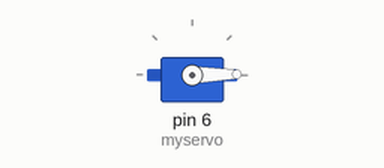
Simulated run of this sketch. Board: Arduino Uno, built with avr-gcc and run on an emulated ATmega328P. Shown: servo.

Above: at 0.05 s.
At 1.3 s:
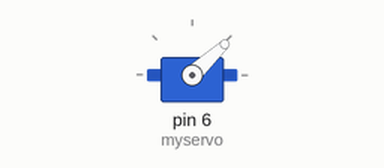
At 2.55 s:
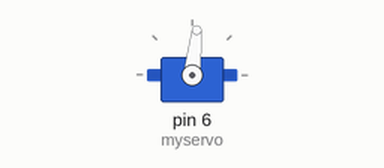
At 5.05 s:
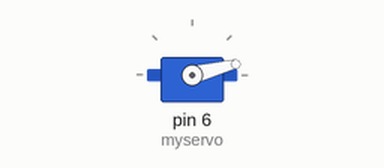
Timing chart, 0 to 7.1 s (numbered marks = the images above):
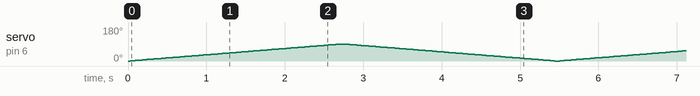

The sketch:

sweep2.ino
```cpp
#include <Servo.h>

Servo myservo;  // create servo object to control a servo
// twelve servo objects can be created on most boards

int pos = 0;    // variable to store the servo position

void setup() {
  myservo.attach(6);  // attaches the servo on pin 9 to the servo object
}

void loop() {
  for (pos = 0; pos <= 90; pos += 1) { // goes from 0 degrees to 180 degrees
    // in steps of 1 degree
    myservo.write(pos);              // tell servo to go to position in variable 'pos'
    delay(30);                       // waits 15ms for the servo to reach the position
  }
  for (pos = 90; pos >= 0; pos -= 1) { // goes from 180 degrees to 0 degrees
    myservo.write(pos);              // tell servo to go to position in variable 'pos'
    delay(30);                       // waits 15ms for the servo to reach the position
  }
}
```
